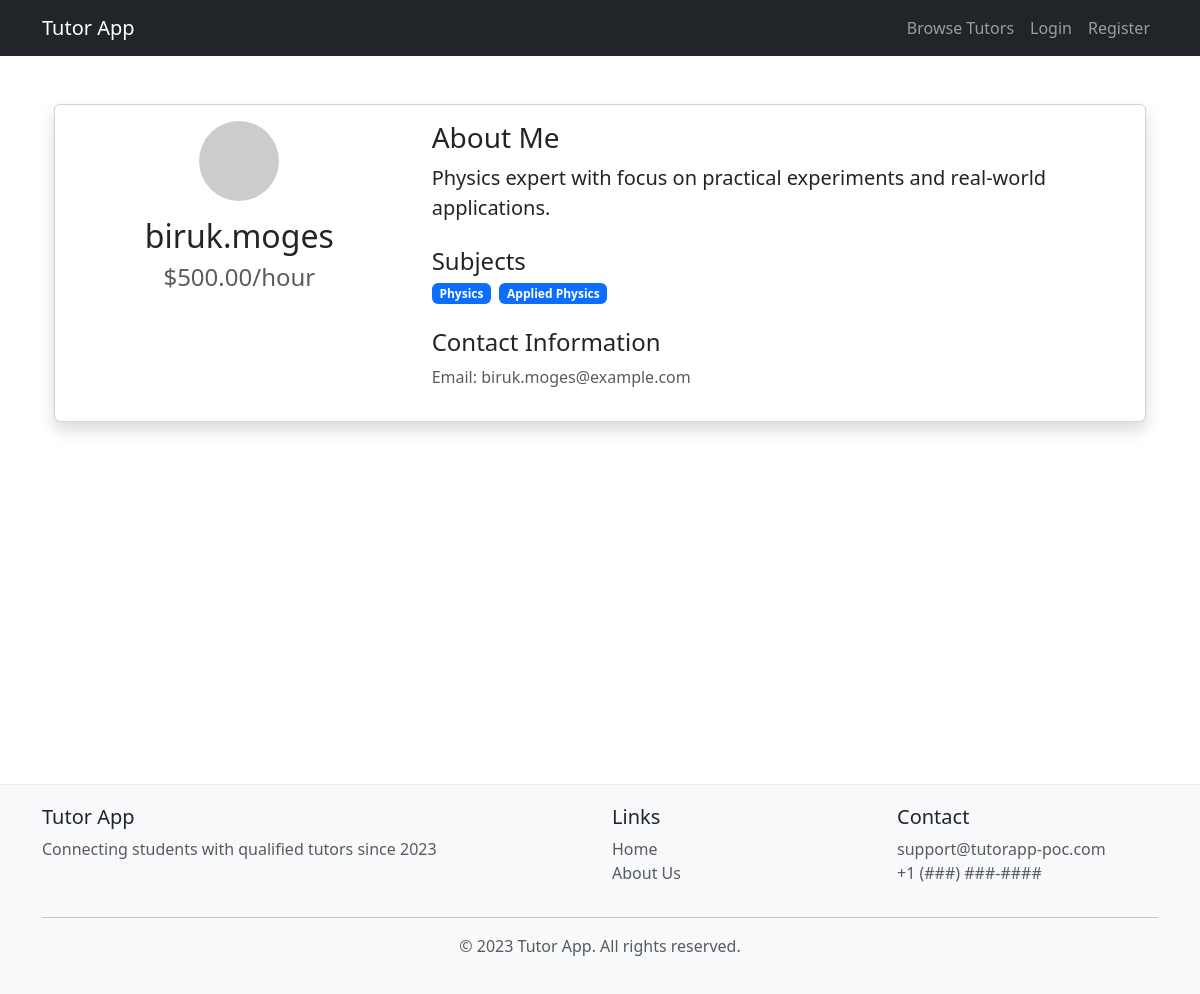
The app's page /tutors/biruk.moges/ with its own data.
### accounts/models.py (models this page shows, shortened)
class TutorProfile(models.Model):
    user = models.OneToOneField(CustomUser, on_delete=models.CASCADE, related_name='tutor_profile')
    bio = models.TextField(max_length=500, blank=True)
    subjects = models.CharField(max_length=200)
    hourly_rate = models.DecimalField(max_digits=6, decimal_places=2, default=0.00 )
    created_at = models.DateTimeField(auto_now_add=True)
    @property
    def subjects_list(self):
        return [s.strip() for s in self.subjects.split(',') if s.strip()]

class CustomUser(AbstractUser):
    USER_TYPES = (
        ('student', 'Student'),
        ('tutor', 'Tutor'),
    )
    first_name = models.CharField(max_length=30)
    last_name = models.CharField(max_length=30)
    user_type = models.CharField(max_length=10, choices=USER_TYPES, default='student')

### tutors/views.py (the view)
# urls.py: path('tutors/<str:username>/', TutorDetailView, name='tutor_detail'),
def TutorDetailView(request, username):
    custom_tutor = get_object_or_404(CustomUser, username=username)
    tutor = get_object_or_404(TutorProfile, user=custom_tutor)
    return render(request, 'tutor_detail.html', {'tutor': tutor})

### tutors/templates/tutor_detail.html (shortened to what this page needs)
{% extends 'base.html' %}
{% block content %}
<div class="container mt-4">
    <div class="card shadow">
        <div class="card-body">
            <div class="row">
                <div class="col-md-4 text-center">
                    <img src="https://ui-avatars.com/api/?name={{tutor.user.username}}&size=150"
                         class="rounded-circle mb-3"
                         alt="{{ tutor.user.username }}">
                    <h2>{{ tutor.user.username }}</h2>
                    <h4 class="text-muted">${{ tutor.hourly_rate }}/hour</h4>
                </div>
                <div class="col-md-8">
                    <h3>About Me</h3>
                    <p class="lead">{{ tutor.bio }}</p>
                    <div class="mt-4">
                        <h4>Subjects</h4>
                        <div class="d-flex flex-wrap gap-2">
                            {% for subject in tutor.subjects_list %}
                            <span class="badge bg-primary">{{ subject }}</span>
                            {% endfor %}
                        </div>
                    </div>
                    <div class="mt-4">
                        <h4>Contact Information</h4>
                        <p class="text-muted">Email: {{ tutor.user.email }}</p>
                    </div>
                </div>
            </div>
        </div>
    </div>
</div>
{% endblock %}

### records on screen
TutorProfile: user.username "biruk.moges", hourly_rate "500.00", bio "Physics expert with focus on practical experiments and real-world applications.", user.email "biruk.moges@example.com"

### other values on screen
{{ subject }} "Physics" "Applied Physics"
